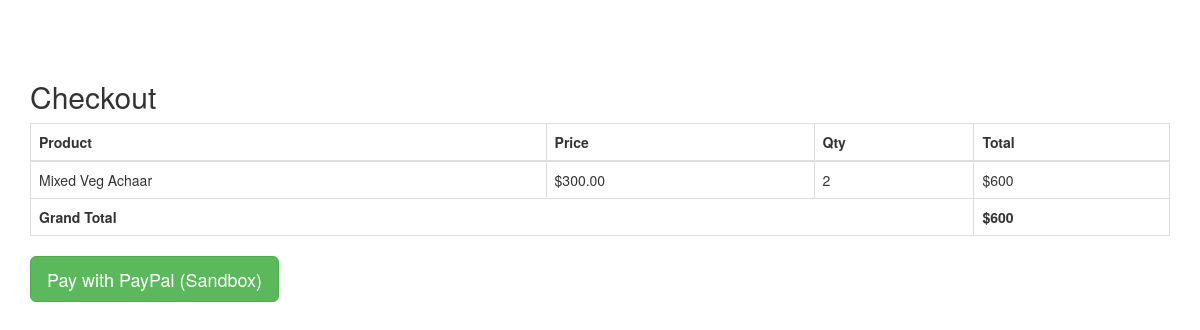
The page /checkout.php (signed in) on the database its author committed.
### tables this page shows
CREATE TABLE
  `orders` (
    `order_id` INT (11) NOT NULL AUTO_INCREMENT,
    `user_id` INT (11) NOT NULL,
    `product_id` INT (11) NOT NULL,
    `qty` INT (11) NOT NULL,
    `trx_id` VARCHAR(255) NOT NULL,
    `p_status` VARCHAR(20) NOT NULL,
    PRIMARY KEY (`order_id`),
    KEY `fk_order_user` (`user_id`),
    KEY `fk_order_product` (`product_id`),
    CONSTRAINT `fk_order_user` FOREIGN KEY (`user_id`) REFERENCES `user_info` (`user_id`) ON DELETE CASCADE ON UPDATE CASCADE,
    CONSTRAINT `fk_order_product` FOREIGN KEY (`product_id`) REFERENCES `products` (`product_id`) ON DELETE CASCADE ON UPDATE CASCADE
  );

CREATE TABLE
  `products` (
    `product_id` INT (11) NOT NULL AUTO_INCREMENT,
    `product_cat` INT (11) NOT NULL,
    `product_title` VARCHAR(255) NOT NULL,
    `product_price` DECIMAL(10, 2) NOT NULL,
    `product_qty` INT (11) NOT NULL,
    `product_desc` TEXT NOT NULL,
    `product_image` VARCHAR(255) NOT NULL,
    `product_keywords` TEXT NOT NULL,
    PRIMARY KEY (`product_id`),
    KEY `fk_product_cat` (`product_cat`),
    CONSTRAINT `fk_product_cat` FOREIGN KEY (`product_cat`) REFERENCES `categories` (`cat_id`) ON DELETE CASCADE ON UPDATE CASCADE
  );

### checkout.php (the view, shortened to what this page needs)
<?php
include_once("db.php");
$user_id = $_SESSION["uid"];
$sql = "
    SELECT o.order_id, o.qty, o.p_status,
           p.product_title, p.product_price
    FROM orders o
    JOIN products p ON o.product_id = p.product_id
    WHERE o.user_id = '$user_id' AND o.p_status='Pending'
";
$query = mysqli_query($con, $sql);
$total = 0;
$items = [];
while ($row = mysqli_fetch_assoc($query)) {
    $items[] = $row;
    $total += $row['qty'] * $row['product_price'];
}
?>
<!DOCTYPE html>
<html>
<head>
    <link rel="stylesheet" href="css/bootstrap.min.css" />
</head>
<body>
    <div class="container" style="margin-top:60px;">
        <h2>Checkout</h2>
        <table class="table table-bordered">
            <thead>
                <tr>
                    <th>Product</th>
                    <th>Price</th>
                    <th>Qty</th>
                    <th>Total</th>
                </tr>
            </thead>
            <tbody>
                <?php foreach ($items as $item): ?>
                    <tr>
                        <td><?= $item['product_title']; ?></td>
                        <td>$<?= $item['product_price']; ?></td>
                        <td><?= $item['qty']; ?></td>
                        <td>$<?= $item['qty'] * $item['product_price']; ?></td>
                    </tr>
                <?php endforeach; ?>
                <tr>
                    <td colspan="3"><strong>Grand Total</strong></td>
                    <td><strong>$<?= $total; ?></strong></td>
                </tr>
            </tbody>
        </table>
        <form action="payment_success.php" method="post">
            <button type="submit" class="btn btn-success btn-lg">Pay with PayPal (Sandbox)</button>
        </form>
    </div>
</body>
</html>

### rows shown on the page
orders: product.product_title "Mixed Veg Achaar", product.product_price "300.00", qty "2", $item['qty']*$item['product_price'] "600"

### other values the page prints
$total "600"
